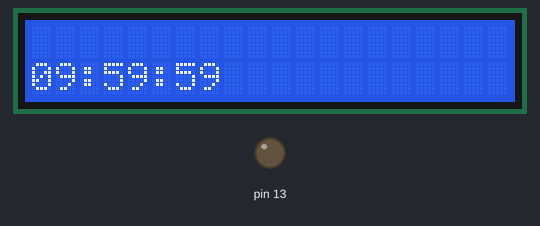
Recording of a sketch running on a simulated Arduino Uno, built with avr-gcc and run on an emulated ATmega328P. On the bench: 20×2 character LCD, output pins drawn as LEDs (lit = HIGH). What the sketch prints to the serial monitor is not drawn.

Above: at 1.1 s.
At 5.1 s:
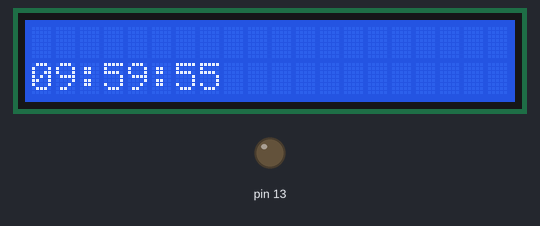
At 10.1 s:
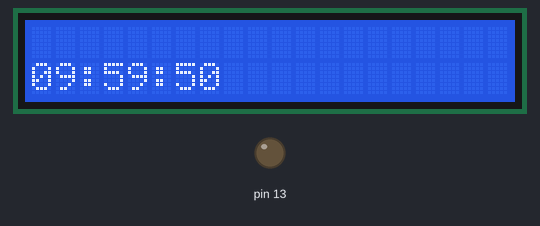
At 20.1 s:
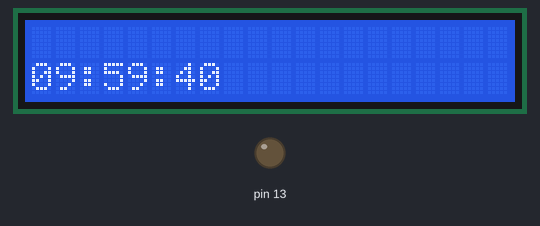
At 29.1 s:
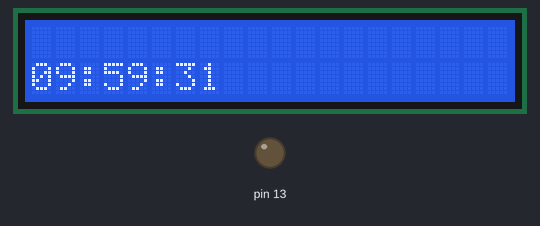
At 39.1 s:
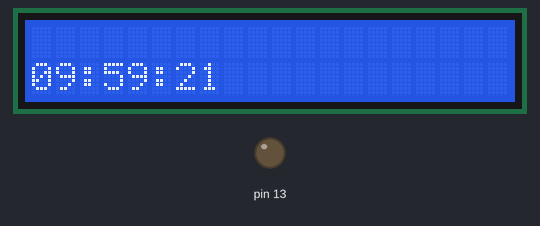

Measured:
- what the display in image 1 shows lasts 1.0 s, from 5.0 s to 6.0 s

The sketch:

checkpoint1.ino
```cpp
#include <MsTimer2.h>
#include <LiquidCrystal.h> // include the library code
LiquidCrystal lcd(12, 11, 5, 4, 3, 2); // initialize interface pins
 char num[7]="100000";
void flash() {
 int i=0;
 while(Serial.available())
 {

   num[i++] = Serial.read();
  }
 //*******************************************************
   if(num[0]=='0'&&num[1]=='0'&&num[2]=='0'&&num[3]=='0'&&num[4]=='0'&&num[5]=='0')
    {
       Serial.write("X");
        digitalWrite(13, HIGH);
     }
   else if(num[5]!='0')
   {
   num[5]--;
   }
   else if(num[5]=='0'&&num[4]!='0')
   {
   num[4]--; num[5]='9';
  }
  else if(num[5]=='0'&&num[4]=='0'&&num[3]!='0')
   {
   num[3]--;num[4]='5'; num[5]='9';
  }
   else if(num[5]=='0'&&num[4]=='0'&&num[3]=='0'&&num[2]!='0')
   {
   num[2]--; num[3]='9';num[4]='5'; num[5]='9';
  }
  else if(num[5]=='0'&&num[4]=='0'&&num[3]=='0'&&num[2]=='0'&&num[1]!='0')
   {
   num[1]--; num[2]='5';num[3]='9';num[4]='5'; num[5]='9';
  }
  else if(num[5]=='0'&&num[4]=='0'&&num[3]=='0'&&num[2]=='0'&&num[1]=='0'&&num[0]!='0')
   {
   num[0]--; num[1]='9'; num[2]='5';num[3]='9';num[4]='5'; num[5]='9';
  }
  Serial.write(num);
  Serial.println();
  lcd.setCursor(0, 1);
   lcd.write(num[0]);
    lcd.write(num[1]);
    lcd.write(":");
    lcd.write(num[2]);
    lcd.write(num[3]);
    lcd.write(":");
    lcd.write(num[4]);
    lcd.write(num[5]);


}

void setup() {
  pinMode(13, OUTPUT);
  Serial.begin(9600);
  MsTimer2::set(1000, flash);
  MsTimer2::start();
  lcd.begin(20, 2);
}
void loop() {

}
```
